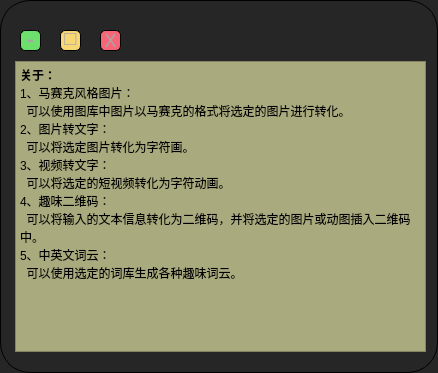
<?xml version="1.0" encoding="UTF-8"?>
<ui version="4.0">
 <class>Form</class>
 <widget class="QWidget" name="Form">
  <property name="geometry">
   <rect>
    <x>0</x>
    <y>0</y>
    <width>438</width>
    <height>373</height>
   </rect>
  </property>
  <property name="windowTitle">
   <string>Form</string>
  </property>
  <property name="styleSheet">
   <string notr="true">QWidget#Form{
	
/*background-image: url(:/shouyexuanze/image/full.png);
border-image: url(:/shouyexuanze/image/background.png);*/
	background-color: rgb(38, 38, 38);
	border-style:outset; 
		border-width:1px;
		border-color:balck;
		border-radius:30px;
}
QPushButton{
font: 40pt &quot;微软雅黑&quot;;
color:rgb(212, 212, 212);
        /*border-bottom:1px solid white;*/
        font-size:20px;
        font-weight:700;
        font-family: &quot;Helvetica Neue&quot;, Helvetica, Arial, sans-serif;

		border-style:outset; 
		border-width:1px;
		border-color:balck;
		border-radius:25px;
		
}
QPushButton:hover{
color:rgb(150, 150, 150);
	background-color: rgb(138, 138, 138);
	color: rgb(38, 38, 38);
}</string>
  </property>
  <widget class="QTextBrowser" name="textBrowser">
   <property name="geometry">
    <rect>
     <x>15</x>
     <y>61</y>
     <width>411</width>
     <height>291</height>
    </rect>
   </property>
   <property name="styleSheet">
    <string notr="true">background-color: rgb(170, 170, 127);</string>
   </property>
   <property name="html">
    <string>&lt;!DOCTYPE HTML PUBLIC &quot;-//W3C//DTD HTML 4.0//EN&quot; &quot;http://www.w3.org/TR/REC-html40/strict.dtd&quot;&gt;
&lt;html&gt;&lt;head&gt;&lt;meta name=&quot;qrichtext&quot; content=&quot;1&quot; /&gt;&lt;style type=&quot;text/css&quot;&gt;
p, li { white-space: pre-wrap; }
&lt;/style&gt;&lt;/head&gt;&lt;body style=&quot; font-family:'SimSun'; font-size:9pt; font-weight:400; font-style:normal;&quot;&gt;
&lt;p style=&quot; margin-top:0px; margin-bottom:0px; margin-left:0px; margin-right:0px; -qt-block-indent:0; text-indent:0px;&quot;&gt;&lt;span style=&quot; font-weight:600;&quot;&gt;关于：&lt;/span&gt;&lt;/p&gt;
&lt;p style=&quot; margin-top:0px; margin-bottom:0px; margin-left:0px; margin-right:0px; -qt-block-indent:0; text-indent:0px;&quot;&gt;1、马赛克风格图片：&lt;/p&gt;
&lt;p style=&quot; margin-top:0px; margin-bottom:0px; margin-left:0px; margin-right:0px; -qt-block-indent:0; text-indent:0px;&quot;&gt;  可以使用图库中图片以马赛克的格式将选定的图片进行转化。&lt;/p&gt;
&lt;p style=&quot; margin-top:0px; margin-bottom:0px; margin-left:0px; margin-right:0px; -qt-block-indent:0; text-indent:0px;&quot;&gt;2、图片转文字：&lt;/p&gt;
&lt;p style=&quot; margin-top:0px; margin-bottom:0px; margin-left:0px; margin-right:0px; -qt-block-indent:0; text-indent:0px;&quot;&gt;  可以将选定图片转化为字符画。&lt;/p&gt;
&lt;p style=&quot; margin-top:0px; margin-bottom:0px; margin-left:0px; margin-right:0px; -qt-block-indent:0; text-indent:0px;&quot;&gt;3、视频转文字：&lt;/p&gt;
&lt;p style=&quot; margin-top:0px; margin-bottom:0px; margin-left:0px; margin-right:0px; -qt-block-indent:0; text-indent:0px;&quot;&gt;  可以将选定的短视频转化为字符动画。&lt;/p&gt;
&lt;p style=&quot; margin-top:0px; margin-bottom:0px; margin-left:0px; margin-right:0px; -qt-block-indent:0; text-indent:0px;&quot;&gt;4、趣味二维码：&lt;/p&gt;
&lt;p style=&quot; margin-top:0px; margin-bottom:0px; margin-left:0px; margin-right:0px; -qt-block-indent:0; text-indent:0px;&quot;&gt;  可以将输入的文本信息转化为二维码，并将选定的图片或动图插入二维码中。&lt;/p&gt;
&lt;p style=&quot; margin-top:0px; margin-bottom:0px; margin-left:0px; margin-right:0px; -qt-block-indent:0; text-indent:0px;&quot;&gt;5、中英文词云：&lt;/p&gt;
&lt;p style=&quot; margin-top:0px; margin-bottom:0px; margin-left:0px; margin-right:0px; -qt-block-indent:0; text-indent:0px;&quot;&gt;  可以使用选定的词库生成各种趣味词云。&lt;/p&gt;&lt;/body&gt;&lt;/html&gt;</string>
   </property>
  </widget>
  <widget class="QPushButton" name="pushButton_8">
   <property name="geometry">
    <rect>
     <x>100</x>
     <y>30</y>
     <width>21</width>
     <height>21</height>
    </rect>
   </property>
   <property name="styleSheet">
    <string notr="true">QPushButton{background:#F76677;border-radius:5px;
color: rgb(166, 166, 166);
font-weight:bolder;
font:18px;
font-weight:bolder;
}
QPushButton:hover{background:red;}</string>
   </property>
   <property name="text">
    <string>X</string>
   </property>
  </widget>
  <widget class="QPushButton" name="pushButton_6">
   <property name="geometry">
    <rect>
     <x>20</x>
     <y>30</y>
     <width>21</width>
     <height>21</height>
    </rect>
   </property>
   <property name="styleSheet">
    <string notr="true">QPushButton{background:#6DDF6D;border-radius:5px;
color: rgb(166, 166, 166);
font:26px &quot;微软雅黑&quot;;
font-weight:600;
padding-top:-4px;
}
QPushButton:hover{background:green;}</string>
   </property>
   <property name="text">
    <string>-</string>
   </property>
  </widget>
  <widget class="QPushButton" name="pushButton_7">
   <property name="geometry">
    <rect>
     <x>60</x>
     <y>30</y>
     <width>21</width>
     <height>21</height>
    </rect>
   </property>
   <property name="styleSheet">
    <string notr="true">QPushButton{background:#F7D674;border-radius:5px;
color: rgb(166, 166, 166);
font-weight:bolder;
padding-top:-5px;
font: 20px&quot;微软雅黑&quot;;
}
QPushButton:hover{background:yellow;}</string>
   </property>
   <property name="text">
    <string>□</string>
   </property>
  </widget>
 </widget>
 <resources/>
 <connections>
  <connection>
   <sender>pushButton_8</sender>
   <signal>clicked()</signal>
   <receiver>Form</receiver>
   <slot>exit()</slot>
   <hints>
    <hint type="sourcelabel">
     <x>113</x>
     <y>37</y>
    </hint>
    <hint type="destinationlabel">
     <x>162</x>
     <y>41</y>
    </hint>
   </hints>
  </connection>
 </connections>
 <slots>
  <slot>exit()</slot>
 </slots>
</ui>
